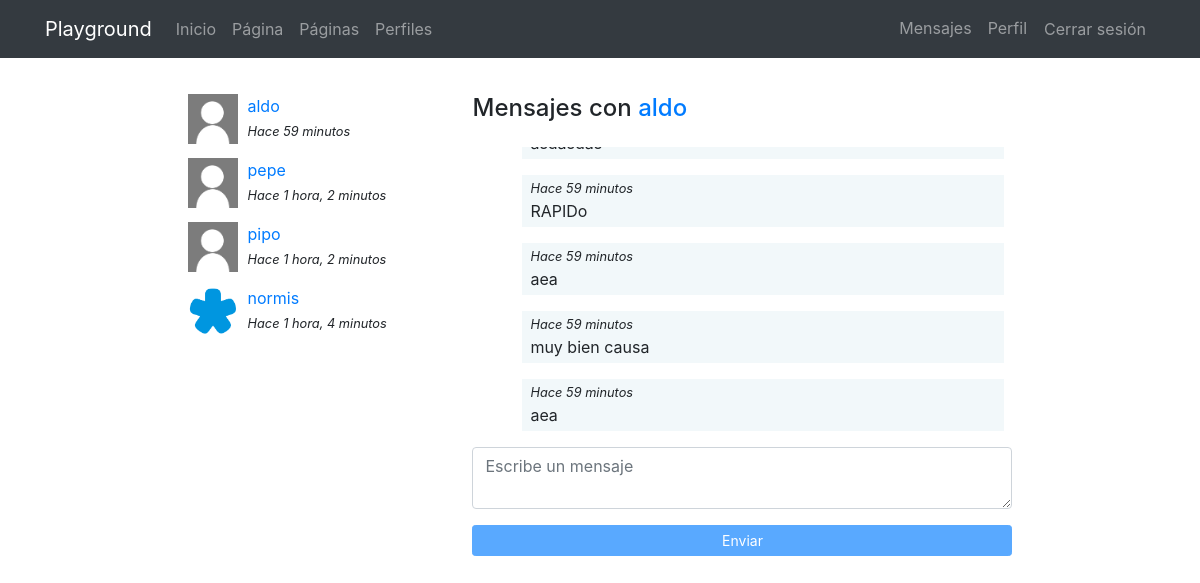
Screenshot of /messenger/thread/1/ (signed in) with the database file from the repository.
### messenger/models.py (models this page shows)
class Thread(models.Model):
    users = models.ManyToManyField(User, related_name='threads')
    messages = models.ManyToManyField(Message)
    updated = models.DateTimeField(auto_now=True)
    objects = ThreadManager()
    class Meta:
        ordering = ['-updated']

class Message(models.Model):
    user = models.ForeignKey(User, on_delete=models.CASCADE)
    content = models.TextField()
    created_at = models.DateTimeField(auto_now_add=True)
    class Meta:
        ordering = ['created_at']

### registration/models.py (models this page shows)
class Profile(models.Model):
    user = models.OneToOneField(User, on_delete=models.CASCADE)
    avatar = models.ImageField(upload_to=custom_upload_to, null=True, blank=True)
    bio = models.TextField(null=True, blank=True)
    link = models.URLField(max_length=200, null=True, blank=True)
    class Meta:
        ordering = ['user__username']

### messenger/views.py (the view)
# urls.py: path('thread/<int:pk>/', ThreadDetail.as_view(), name='detail'),
@method_decorator(login_required, name='dispatch')
class ThreadDetail(DetailView):
    model = Thread
    template_name = 'messenger/thread_detail.html'
    def get_object(self):
        obj = super(ThreadDetail, self).get_object()
        if self.request.user not in obj.users.all():
            raise Http404()
        return obj

### messenger/templates/messenger/thread_detail.html (shortened to what this page needs)
{% extends 'core/base.html' %}
{% load static %}
{% block content %}
<main role="main">
  <div class="container">
    <div class="row mt-3">
      <div class="col-md-9 mx-auto mb-5">
        <div class="row">
          <div class="col-md-4">
            {% for thread in request.user.threads.all %}
              {% if thread.messages.all|length > 0 %}
                <div class="mb-3">
                  {% for user in thread.users.all %}
                    {% if user != request.user %}
                      {% if user.profile.avatar %}
                        <img src="{{user.profile.avatar.url}}" class="avatar">
                      {% else %}
                        <img src="{% static 'registration/img/no-avatar.jpg' %}" class="avatar">
                      {% endif %}
                      <div>
                        <a href="{% url 'messenger:detail' thread.pk %}">{{user}}</a><br>
                        <small><i>Hace {{thread.messages.last.created_at|timesince}}</i></small>
                      </div>
                    {% endif %}
                  {% endfor %}
                </div>
              {% endif %}
            {% endfor %}
          </div>
          <div class="col-md-8">
            {% for user in thread.users.all %}
              {% if user != request.user %}
                <h4 class="mb-4">Mensajes con <a href="{% url 'profiles:detail' user %} ">{{user}}</a></h4>
              {% endif %}
            {% endfor %}
            <div class="thread" id="thread">
              {% for message in object.messages.all %}
                <div {% if request.user == message.user %}class="mine mb-3"{% else %}class="other mb-3"{% endif %}>
                  <small><i>Hace {{thread.messages.last.created_at|timesince}}</i></small><br>
                  {{message.content}}
                </div>
              {% endfor %}
            </div>
            <textarea id="content" class="form-control mb-3" placeholder="Escribe un mensaje"></textarea>
            <button id="addMessage" class="btn btn-primary btn-block btn-sm" disabled>Enviar</button>
          </div>
        </div>
    </div>
  </div>
</main>
{% endblock %}

### core/static/core/css/main.css (style rules this page uses)
main { padding-top: 20px; }
:root { --jumbotron-padding-y: 3rem; }

### messenger/templates/messenger/thread_detail.html (style rules this page uses)
.avatar { width:50px; height:50px; float:left; margin-right:10px; }
.thread { max-height:300px; overflow-y:auto; padding:0 0.5em; }
.mine { padding:0 0.5em 0.25em; background-color:rgba(230,242,245,.5); width:92%; margin-left:8%; }

### rows the page displays
Thread: messages.last.created_at "59 minutos"
Thread: messages.last.created_at "1 hora, 2 minutos"
Thread: messages.last.created_at "1 hora, 2 minutos"
Thread: messages.last.created_at "1 hora, 4 minutos"
Message: content "RAPIDo"
Message: content "aea"
Message: content "muy bien causa"
Message: content "aea"

### other values shown
{{ user }} "aldo"
{{ user }} "pepe"
{{ user }} "pipo"
{{ user }} "normis"
